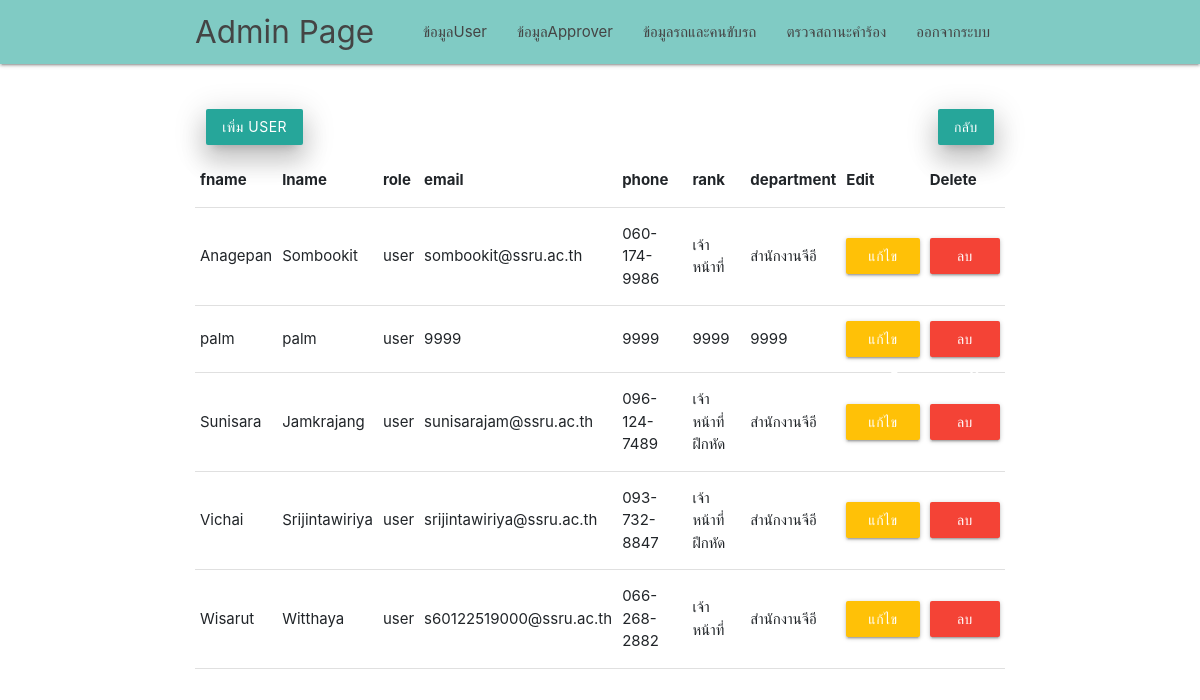
Screenshot of /admin/show_user.php (signed in) with the database file from the repository.
### tables this page shows
CREATE TABLE `user` (
  `id` varchar(255) NOT NULL,
  `password` text NOT NULL,
  `fname` text NOT NULL,
  `lname` text NOT NULL,
  `role` text NOT NULL,
  `email` text NOT NULL,
  `phone` text NOT NULL,
  `rank` text NOT NULL,
  `department` text NOT NULL
);

### admin/show_user.php (the view, shortened to what this page needs)
<?php
require '../server/server.php';
$sql = "SELECT * FROM user WHERE user.role = 'user' ORDER BY user.fname ASC";
$result = mysqli_query($connect, $sql);
?>
<!DOCTYPE html>
<html lang="en">
<head>
    <link href="https://stackpath.bootstrapcdn.com/bootstrap/4.3.1/css/bootstrap.min.css" rel="stylesheet">
    <link href="../css/materialize.css" type="text/css" rel="stylesheet" media="screen,projection" />
    <link href="../css/style.css" type="text/css" rel="stylesheet" media="screen,projection" />
</head>
<body>
    <nav class="teal lighten-3" role="navigation">
        <div class="nav-wrapper container">
            <a id="logo-container" href="admin_page.php" class="brand-logo">Admin Page</a>
            <ul class="right hide-on-med-and-down">
                <li><a href="show_user.php">ข้อมูลUser</a></li>
                <li><a href="show_approver.php">ข้อมูลApprover</a></li>
                <li><a href="show_driver_car.php">ข้อมูลรถและคนขับรถ</a></li>
                <li><a href="request_form.php">ตรวจสถานะคำร้อง</a></li>
                <li><a href="../login.php">ออกจากระบบ</a></li>
            </ul>
        </div>
    </nav>
    <div class="container">
        <div class="row">
            <div class="col 6">
                <br><br>
                <div style="text-align:left">
                    <a href="form_add_user.php?<?php echo base64_encode("resu_role") ?>=<?php echo base64_encode("user") ?>&?!@$!@$asfqegg12#$&$^2=<?php echo base64_decode("sadgqeghyef") ?>" class="btn waves-effect waves-light teal lighten-1 z-depth-4">เพิ่ม user</a>
                </div>
            </div>
            <div class="col 6">
                <br><br>
                <div style="text-align:right">
                    <a href="admin_page.php" class="btn waves-effect waves-light teal lighten-1 z-depth-4">กลับ</a>
                </div>
            </div>
            <br><br><br><br>
            <table class="responsive-table">
                <thead>
                    <tr>
                        <th>fname</th>
                        <th>lname</th>
                        <th>role</th>
                        <th>email</th>
                        <th>phone</th>
                        <th>rank</th>
                        <th>department</th>
                        <th>Edit</th>
                        <th>Delete</th>
                    </tr>
                </thead>
                <tbody>
                    <?php while ($row = mysqli_fetch_array($result)) {  ?>
                        <tr>
                            <td><?php echo $row['fname'] ?></td>
                            <td><?php echo $row['lname'] ?></td>
                            <td><?php echo $row['role'] ?></td>
                            <td><?php echo $row['email'] ?></td>
                            <td><?php echo $row['phone'] ?></td>
                            <td><?php echo $row['rank'] ?></td>
                            <td><?php echo $row['department'] ?></td>
                            <td>
                                <a href="form_edit_user.php?user=<?php echo base64_encode($row['id']) ?>&?!@#^!=<?php echo base64_encode("ASFEBHRWHRYNRaefgqwm98456") ?>">
                                    <button type="submit" class="btn amber darken-4-effect amber darken-4-light">แก้ไข
                                        <i class="material-icons right">border_color</i>
                                    </button>
                                </a>
                            </td>
                            <td>
                                <a>
                                    <button id="lob" type="submit" class="btn red accent-4-effect red accent-4-light">ลบ
                                        <i class="material-icons right">close</i>
                                    </button>
                                </a>
                            </td>
                        </tr>
                    <?php } ?>
                </tbody>
            </table>
        </div>
    </div>
</body>
</html>

### css/style.css (style rules this page uses)
nav ul a, nav .brand-logo { color: #444; }

### rows the page displays
user: fname "Anagepan", lname "Sombookit", role "user", email "sombookit@ssru.ac.th", phone "060-174-9986", rank "เจ้าหน้าที่", department "สำนักงานจีอี"
user: fname "palm", lname "palm", role "user", email "9999", phone "9999", rank "9999", department "9999"
user: fname "Sunisara", lname "Jamkrajang", role "user", email "sunisarajam@ssru.ac.th", phone "096-124-7489", rank "เจ้าหน้าที่ฝึกหัด", department "สำนักงานจีอี"
user: fname "Vichai", lname "Srijintawiriya", role "user", email "srijintawiriya@ssru.ac.th", phone "093-732-8847", rank "เจ้าหน้าที่ฝึกหัด", department "สำนักงานจีอี"
user: fname "Wisarut", lname "Witthaya", role "user", email "s60122519000@ssru.ac.th", phone "066-268-2882", rank "เจ้าหน้าที่", department "สำนักงานจีอี"
